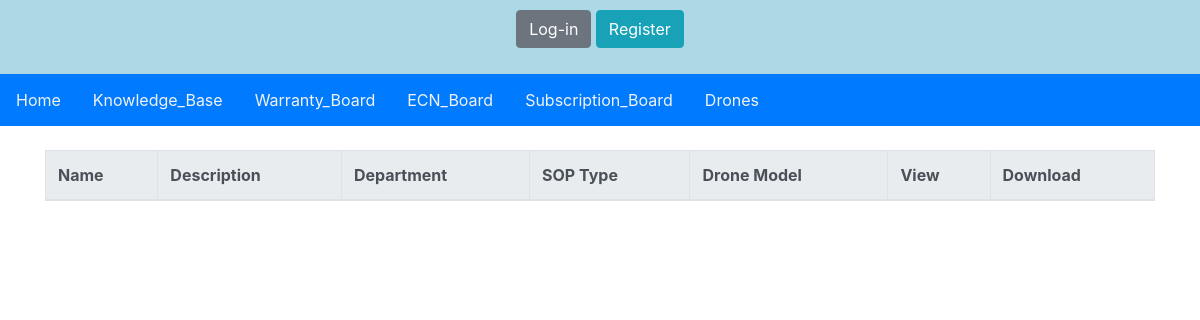
The page /sop_list/ on the database as committed earlier.
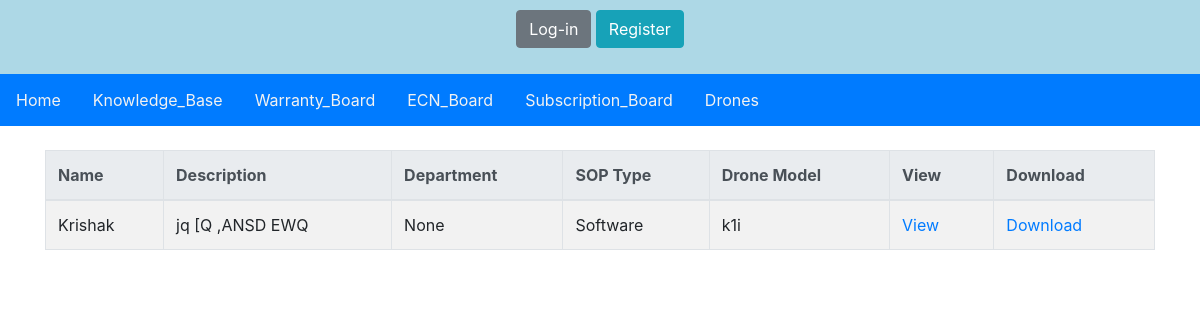
The same page on the database as committed later.
### main/models.py (models this page shows, shortened)
class SOP(models.Model):
    id = models.AutoField(primary_key=True)
    name = models.CharField(max_length=100)
    slug = models.SlugField(max_length=200, unique=True)
    user_types = models.ManyToManyField(UserType)  # Changed field name to lowercase and removed on_delete attribute
    drone_model = models.ForeignKey(ProductModel, on_delete=models.CASCADE)
    sop_type = models.CharField(max_length=20, choices=type_choice,
                                default=1)  # Added max_length parameter to SOP_Type field
    department = models.CharField(max_length=50, choices=department_choice, default=1)
    desc = models.TextField(max_length=2000)
    document = models.FileField(upload_to='Documents/KB/SOP', blank=True)
    created_on = models.DateTimeField(default=timezone.now)

class ProductModel(models.Model):
    id = models.AutoField(primary_key=True)
    model_name = models.CharField(max_length=100)
    product = models.ForeignKey(Product, on_delete=models.CASCADE)
    image = models.ImageField(upload_to='image/productmodel/', height_field=None, width_field=None,
                              max_length=100)
    spec = models.FileField(upload_to='documents/productmodel/')
    description = models.TextField()
    created_on = models.DateField(auto_now=True)
    def __str__(self):
        return self.model_name

### main/views.py (the view)
# urls.py: path('sop_list/', views.sop_list, name='sop_list'),
def sop_list(request):
    sops = SOP.objects.all()
    return render(request, 'sop_list.html', {'sops': sops})

### static/templates/sop_list.html (shortened to what this page needs)
{% include 'nav.html' %}
<!DOCTYPE html>
<html lang="en">
<head>
    <link rel="stylesheet" href="https://stackpath.bootstrapcdn.com/bootstrap/4.5.2/css/bootstrap.min.css">
    <link rel="stylesheet" href="https://cdn.datatables.net/1.10.25/css/dataTables.bootstrap4.min.css">
</head>
<body>
    <div class="container mt-4">
        <table id="sops-table" class="table table-bordered table-striped">
            <thead class="thead-light">
                <tr>
                    <th>Name</th>
                    <th>Description</th>
                    <th>Department</th>
                    <th>SOP Type</th>
                    <th>Drone Model</th>
                    <th>View</th>
                    <th>Download</th>
                </tr>
            </thead>
            <tbody>
                {% for sop in sops %}
                <tr>
                    <td>{{ sop.name }}</td>
                    <td>{{ sop.desc }}</td>
                    <td>{{ sop.get_department_display }}</td>
                    <td>{{ sop.get_sop_type_display }}</td>
                    <td>{{ sop.drone_model }}</td>
                    <td><a href="{% url 'authapp:view_sop_document' sop.id %}" target="_blank" class="view-btn">View</a></td>
                    <td><a href="{% url 'authapp:download_sop_document' sop.id %}" download class="download-btn">Download</a></td>
                </tr>
                {% endfor %}
            </tbody>
        </table>
    </div>
</body>
</html>

Rows that differ between the two databases and show on the page:
added SOP: name "Krishak", desc "jq [Q ,ANSD EWQ", department "None", sop_type "Software", drone_model "k1i"
